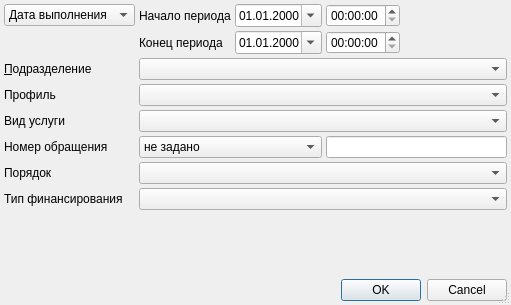
<?xml version="1.0" encoding="UTF-8"?>
<ui version="4.0">
 <class>SummaryOnServiceTypeSetupDialog</class>
 <widget class="QDialog" name="SummaryOnServiceTypeSetupDialog">
  <property name="windowModality">
   <enum>Qt::ApplicationModal</enum>
  </property>
  <property name="geometry">
   <rect>
    <x>0</x>
    <y>0</y>
    <width>511</width>
    <height>305</height>
   </rect>
  </property>
  <property name="windowTitle">
   <string>параметры отчёта</string>
  </property>
  <property name="sizeGripEnabled">
   <bool>true</bool>
  </property>
  <layout class="QGridLayout" name="gridLayout">
   <property name="margin">
    <number>4</number>
   </property>
   <property name="spacing">
    <number>4</number>
   </property>
   <item row="5" column="1" colspan="2">
    <widget class="QComboBox" name="cmbTypeNumberEvent">
     <item>
      <property name="text">
       <string>не задано</string>
      </property>
     </item>
     <item>
      <property name="text">
       <string>номер документа</string>
      </property>
     </item>
     <item>
      <property name="text">
       <string>код карточки</string>
      </property>
     </item>
    </widget>
   </item>
   <item row="8" column="0" colspan="2">
    <spacer>
     <property name="orientation">
      <enum>Qt::Vertical</enum>
     </property>
     <property name="sizeHint" stdset="0">
      <size>
       <width>129</width>
       <height>20</height>
      </size>
     </property>
    </spacer>
   </item>
   <item row="2" column="0">
    <widget class="QLabel" name="lblOrgStructure">
     <property name="text">
      <string>&amp;Подразделение</string>
     </property>
     <property name="buddy">
      <cstring>cmbOrgStructure</cstring>
     </property>
    </widget>
   </item>
   <item row="9" column="1" colspan="4">
    <widget class="QDialogButtonBox" name="buttonBox">
     <property name="orientation">
      <enum>Qt::Horizontal</enum>
     </property>
     <property name="standardButtons">
      <set>QDialogButtonBox::Cancel|QDialogButtonBox::Ok</set>
     </property>
    </widget>
   </item>
   <item row="2" column="1" colspan="4">
    <widget class="COrgStructureComboBox" name="cmbOrgStructure"/>
   </item>
   <item row="3" column="1" colspan="4">
    <widget class="CRBComboBox" name="cmbHospitalBedProfile"/>
   </item>
   <item row="3" column="0">
    <widget class="QLabel" name="lblHospitalBedProfile">
     <property name="text">
      <string>Профиль</string>
     </property>
    </widget>
   </item>
   <item row="5" column="0">
    <widget class="QLabel" name="lblEventNumber">
     <property name="text">
      <string>Номер обращения</string>
     </property>
    </widget>
   </item>
   <item row="6" column="0">
    <widget class="QLabel" name="lblOrder">
     <property name="text">
      <string>Порядок</string>
     </property>
    </widget>
   </item>
   <item row="6" column="1" colspan="4">
    <widget class="QComboBox" name="cmbOrder">
     <item>
      <property name="text">
       <string/>
      </property>
     </item>
     <item>
      <property name="text">
       <string>Плановый</string>
      </property>
     </item>
     <item>
      <property name="text">
       <string>Экстренный</string>
      </property>
     </item>
     <item>
      <property name="text">
       <string>Самотёком</string>
      </property>
     </item>
     <item>
      <property name="text">
       <string>Принудительный</string>
      </property>
     </item>
     <item>
      <property name="text">
       <string>Внутренний перевод</string>
      </property>
     </item>
     <item>
      <property name="text">
       <string>Неотложная</string>
      </property>
     </item>
    </widget>
   </item>
   <item row="4" column="0">
    <widget class="QLabel" name="lblServiceType">
     <property name="text">
      <string>Вид услуги</string>
     </property>
    </widget>
   </item>
   <item row="4" column="1" colspan="4">
    <widget class="CActionServiceTypeComboBox" name="cmbServiceType"/>
   </item>
   <item row="0" column="4">
    <spacer name="horizontalSpacer_2">
     <property name="orientation">
      <enum>Qt::Horizontal</enum>
     </property>
     <property name="sizeHint" stdset="0">
      <size>
       <width>74</width>
       <height>20</height>
      </size>
     </property>
    </spacer>
   </item>
   <item row="0" column="2">
    <widget class="CDateEdit" name="edtBegDate">
     <property name="sizePolicy">
      <sizepolicy hsizetype="Maximum" vsizetype="Fixed">
       <horstretch>0</horstretch>
       <verstretch>0</verstretch>
      </sizepolicy>
     </property>
     <property name="displayFormat">
      <string>dd.MM.yyyy</string>
     </property>
     <property name="calendarPopup">
      <bool>true</bool>
     </property>
    </widget>
   </item>
   <item row="0" column="1">
    <widget class="QLabel" name="lblBegDate">
     <property name="text">
      <string>Начало периода</string>
     </property>
    </widget>
   </item>
   <item row="1" column="4">
    <spacer name="horizontalSpacer">
     <property name="orientation">
      <enum>Qt::Horizontal</enum>
     </property>
     <property name="sizeHint" stdset="0">
      <size>
       <width>40</width>
       <height>20</height>
      </size>
     </property>
    </spacer>
   </item>
   <item row="1" column="2">
    <widget class="CDateEdit" name="edtEndDate">
     <property name="sizePolicy">
      <sizepolicy hsizetype="Maximum" vsizetype="Fixed">
       <horstretch>0</horstretch>
       <verstretch>0</verstretch>
      </sizepolicy>
     </property>
     <property name="displayFormat">
      <string>dd.MM.yyyy</string>
     </property>
     <property name="calendarPopup">
      <bool>true</bool>
     </property>
    </widget>
   </item>
   <item row="0" column="3">
    <widget class="QTimeEdit" name="edtBegTime"/>
   </item>
   <item row="1" column="1">
    <widget class="QLabel" name="lblEndDate">
     <property name="text">
      <string>Конец периода</string>
     </property>
    </widget>
   </item>
   <item row="0" column="0">
    <widget class="QComboBox" name="cmbDateType">
     <item>
      <property name="text">
       <string>Дата выполнения</string>
      </property>
     </item>
     <item>
      <property name="text">
       <string>Дата начала</string>
      </property>
     </item>
    </widget>
   </item>
   <item row="1" column="3">
    <widget class="QTimeEdit" name="edtEndTime"/>
   </item>
   <item row="5" column="3" colspan="2">
    <widget class="QLineEdit" name="edtEventNumber"/>
   </item>
   <item row="7" column="0">
    <widget class="QLabel" name="lblFinance">
     <property name="text">
      <string>Тип финансирования</string>
     </property>
    </widget>
   </item>
   <item row="7" column="1" colspan="4">
    <widget class="CRBComboBox" name="cmbFinance"/>
   </item>
  </layout>
 </widget>
 <customwidgets>
  <customwidget>
   <class>COrgStructureComboBox</class>
   <extends>QComboBox</extends>
   <header>Orgs/OrgStructComboBoxes.h</header>
  </customwidget>
  <customwidget>
   <class>CRBComboBox</class>
   <extends>QComboBox</extends>
   <header>library/crbcombobox.h</header>
  </customwidget>
  <customwidget>
   <class>CDateEdit</class>
   <extends>QDateEdit</extends>
   <header>library/DateEdit</header>
  </customwidget>
  <customwidget>
   <class>CActionServiceTypeComboBox</class>
   <extends>QComboBox</extends>
   <header location="global">Events/ActionServiceType.h</header>
  </customwidget>
 </customwidgets>
 <tabstops>
  <tabstop>cmbDateType</tabstop>
  <tabstop>edtBegDate</tabstop>
  <tabstop>edtBegTime</tabstop>
  <tabstop>edtEndDate</tabstop>
  <tabstop>edtEndTime</tabstop>
  <tabstop>cmbOrgStructure</tabstop>
  <tabstop>cmbHospitalBedProfile</tabstop>
  <tabstop>cmbServiceType</tabstop>
  <tabstop>cmbTypeNumberEvent</tabstop>
  <tabstop>edtEventNumber</tabstop>
  <tabstop>cmbOrder</tabstop>
  <tabstop>cmbFinance</tabstop>
  <tabstop>buttonBox</tabstop>
 </tabstops>
 <resources/>
 <connections>
  <connection>
   <sender>buttonBox</sender>
   <signal>accepted()</signal>
   <receiver>SummaryOnServiceTypeSetupDialog</receiver>
   <slot>accept()</slot>
   <hints>
    <hint type="sourcelabel">
     <x>112</x>
     <y>177</y>
    </hint>
    <hint type="destinationlabel">
     <x>102</x>
     <y>90</y>
    </hint>
   </hints>
  </connection>
  <connection>
   <sender>buttonBox</sender>
   <signal>rejected()</signal>
   <receiver>SummaryOnServiceTypeSetupDialog</receiver>
   <slot>reject()</slot>
   <hints>
    <hint type="sourcelabel">
     <x>225</x>
     <y>177</y>
    </hint>
    <hint type="destinationlabel">
     <x>236</x>
     <y>76</y>
    </hint>
   </hints>
  </connection>
 </connections>
</ui>
